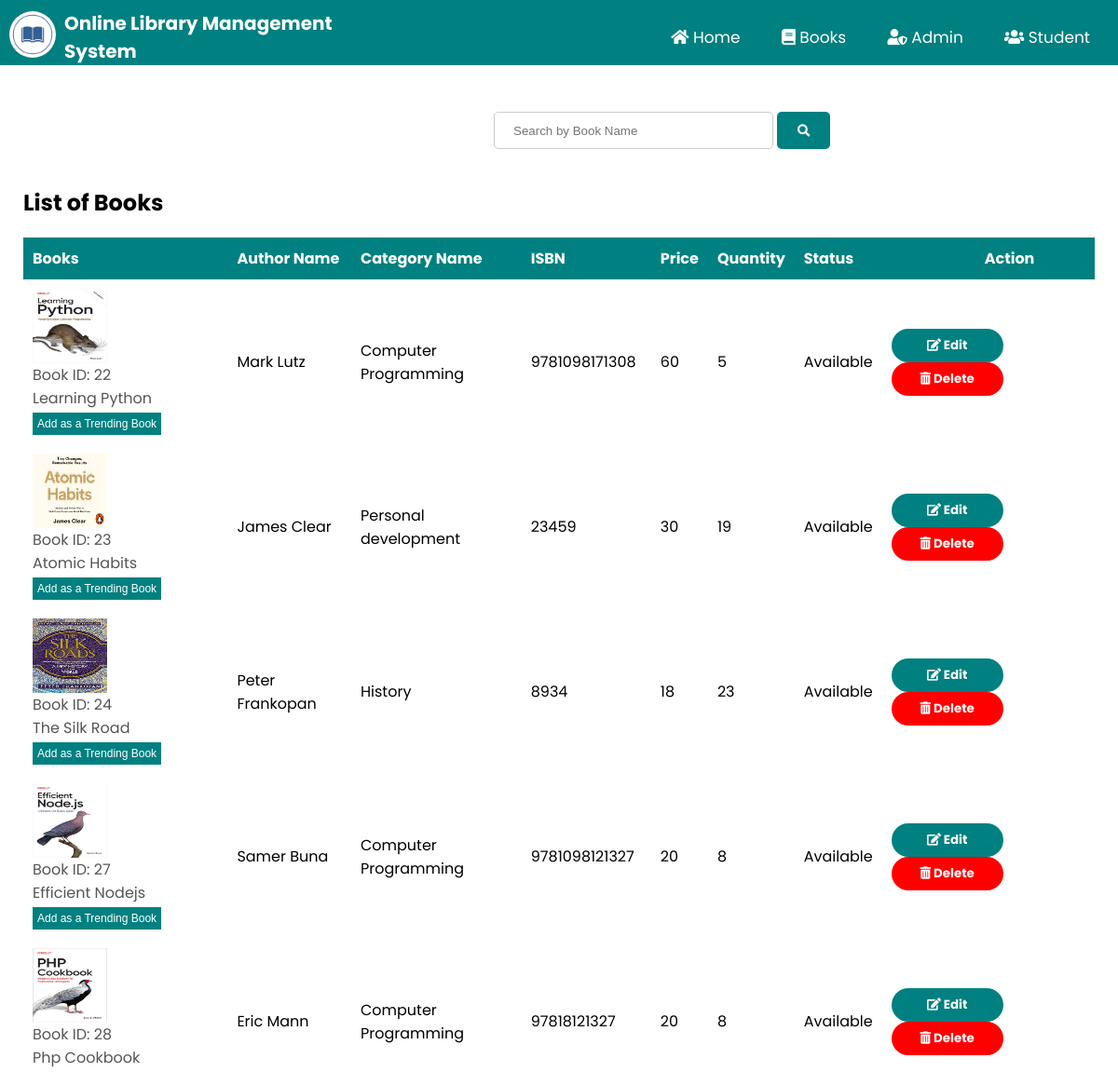
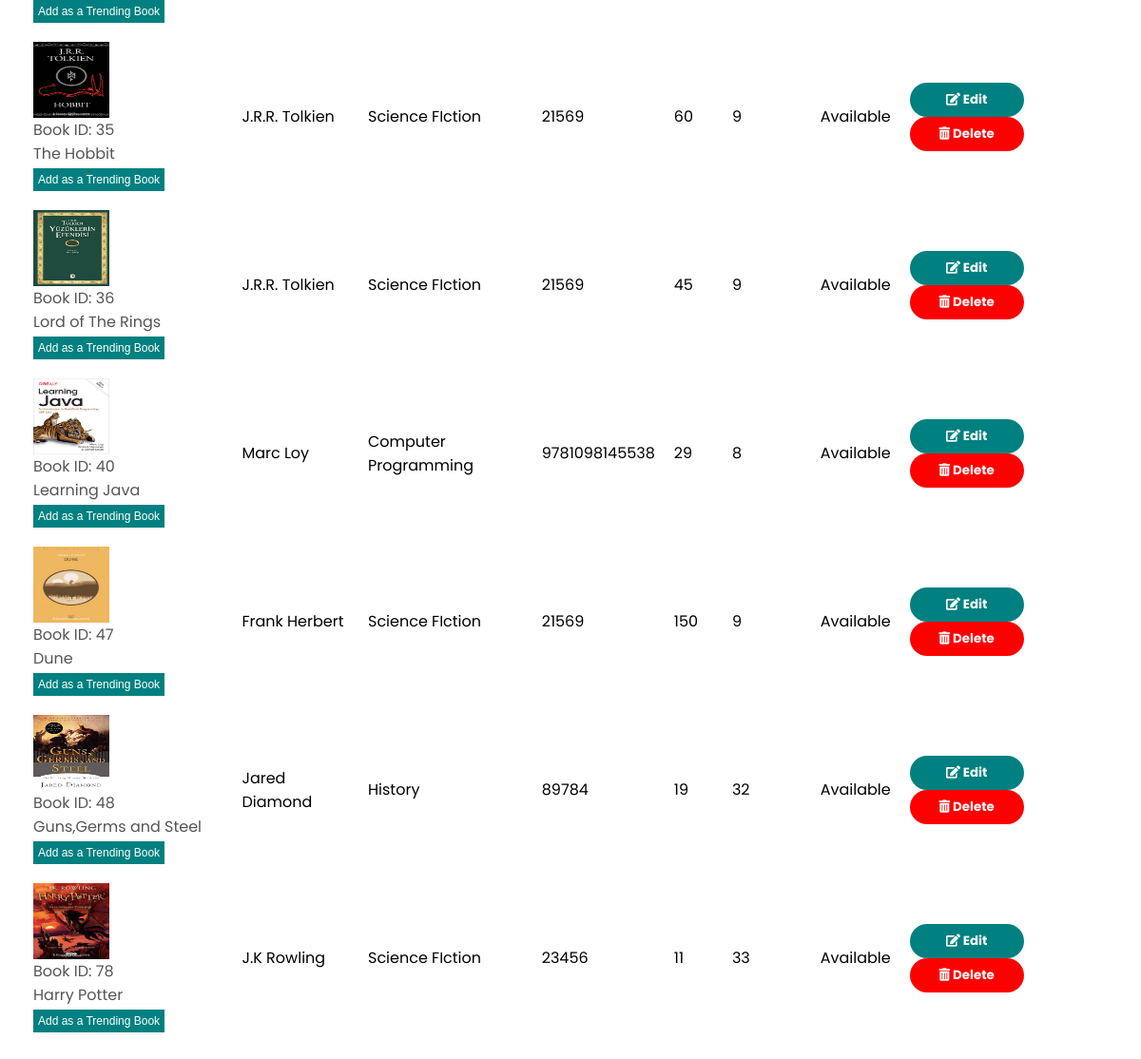
Page /php/manage_books.php on the committed database (2 pictures, top to bottom).
### tables this page shows
CREATE TABLE `books` (
  `bookid` int(100) NOT NULL,
  `bookpic` varchar(500) NOT NULL,
  `bookname` varchar(100) NOT NULL,
  `authorid` int(100) NOT NULL,
  `categoryid` int(100) NOT NULL,
  `ISBN` varchar(100) NOT NULL,
  `price` int(100) NOT NULL,
  `quantity` int(100) NOT NULL,
  `status` varchar(100) NOT NULL
);

CREATE TABLE `authors` (
  `authorid` int(111) NOT NULL,
  `authorname` varchar(111) NOT NULL
);

CREATE TABLE `category` (
  `categoryid` int(111) NOT NULL,
  `categoryname` varchar(111) NOT NULL
);

### php/manage_books.php (the view, shortened to what this page needs)
<?php
	include "connection.php";
    include "admin_navbar.php";
?>
<!DOCTYPE html>
<html lang="en">
<head>
    <link rel="stylesheet" href="https://cdnjs.cloudflare.com/ajax/libs/font-awesome/5.15.2/css/all.min.css" />
    <link rel="stylesheet" href="../css/style.css">
</head>
<body>
    <div class="search-bar admin-search">
        <form action="" method='post'>
            <input type="search" name='search' placeholder='Search by Book Name' required>
            <button type='submit' name='submit'><i class="fas fa-search"></i></button>
        </form>
    </div>
    <div class="request-table">
        <div class="request-container book-container">
            <h2 class="request-title student-info-title">List of Books</h2>
            <?php
		if(isset($_POST['submit']))
		{
			$q=mysqli_query($db,"SELECT books.bookpic,books.bookid,books.bookname,authors.authorname,category.categoryname,books.ISBN,books.price,quantity,status from  `books`join `authors` on authors.authorid=books.authorid join `category` on category.categoryid=books.categoryid  where bookname like '%$_POST[search]%'; ");
			if(mysqli_num_rows($q)==0)
			{
				echo "Sorry! No Books found. Try searching again";
			}
			else
			{
				echo "<table class='rtable booktable'>";
                echo "<tr style='background-color: teal;'>";
                echo "<th>"; echo "Books"; echo "</th>";
                echo "<th>"; echo "Author Name"; echo "</th>";
                echo "<th>"; echo "Category Name"; echo "</th>";
                echo "<th>"; echo "ISBN"; echo "</th>";
                echo "<th>"; echo "Price"; echo "</th>";
                echo "<th>"; echo "Quantity"; echo "</th>";
                echo "<th>"; echo "Status"; echo "</th>";
                echo "<th>"; echo "Action"; echo "</th>";
                echo "</tr>";
                while($row=mysqli_fetch_assoc($q))
                {
                    echo "<tr>";
                    echo "<td>
                    <div class='table-info'>
                        <img src='images/".$row['bookpic']."'>
                        <div>
                            <p>Book ID: ";echo $row['bookid'];echo"</p>
                            <p>";echo $row['bookname'];echo"</p>";?>
                            <a href="?req=<?php echo $row['bookid'];?>"><button type='submit' name='remove'>Add as a Trending Book</button></a>
                        </div>
                    </div>
                    </td><?php
                    echo "<td>"; echo $row['authorname']; echo "</td>";
                    echo "<td>"; echo $row['categoryname']; echo "</td>";
                    echo "<td>"; echo $row['ISBN']; echo "</td>";
                    echo "<td>"; echo $row['price']; echo "</td>";
                    echo "<td>"; echo $row['quantity']; echo "</td>";
                    echo "<td>"; echo $row['status']; echo "</td>";
                    echo "<td>";?><a href="edit_book.php?ed=<?php echo $row['bookid'];?>"><button style="font-weight:bold;" type="submit" name="submit1" class="btn btn-default actionbtn"><i class="fas fa-edit"></i> Edit
			        </button>
                    </a>
                    <a href="delete_book.php?del=<?php echo $row['bookid'];?>"><button onclick="del()" style="font-weight:bold;" type="submit" name="submit1" class="delbtn" ><i class="fas fa-trash-alt"></i> Delete
                        </button>
                    </a>
			        <?php
			        echo "</td>";
                    echo "</tr>";
                }
                echo "</table>";
		    }
		}
		else
		{
			$res=mysqli_query($db,"SELECT books.bookpic,books.bookid,books.bookname,authors.authorname,category.categoryname,books.ISBN,books.price,quantity,status from  `books`join `authors` on authors.authorid=books.authorid join `category` on category.categoryid=books.categoryid ;");
            echo "<table class='rtable booktable'>";
            echo "<tr style='background-color: teal;'>";
            echo "<th>"; echo "Books"; echo "</th>";
            echo "<th>"; echo "Author Name"; echo "</th>";
            echo "<th>"; echo "Category Name"; echo "</th>";
            echo "<th>"; echo "ISBN"; echo "</th>";
            echo "<th>"; echo "Price"; echo "</th>";
            echo "<th>"; echo "Quantity"; echo "</th>";
            echo "<th>"; echo "Status"; echo "</th>";
            echo "<th>"; echo "Action"; echo "</th>";
            echo "</tr>";
            while($row=mysqli_fetch_assoc($res))
            {
                echo "<tr>";
                    echo "<td>
                    <div class='table-info'>
                        <img src='../images/".$row['bookpic']."'>
                        <div>
                            <p>Book ID: ";echo $row['bookid'];echo"</p>
                            <p>";echo $row['bookname'];echo"</p>";?>
                            <a href="?req=<?php echo $row['bookid'];?>"><button type='submit' name='remove'>Add as a Trending Book</button></a>
                        </div>
                    </div>
                    </td><?php
                    echo "<td>"; echo $row['authorname']; echo "</td>";
                    echo "<td>"; echo $row['categoryname']; echo "</td>";
                    echo "<td>"; echo $row['ISBN']; echo "</td>";
                    echo "<td>"; echo $row['price']; echo "</td>";
                    echo "<td>"; echo $row['quantity']; echo "</td>";
                    echo "<td>"; echo $row['status']; echo "</td>";
                    echo "<td>";?><a href="edit_book.php?ed=<?php echo $row['bookid'];?>"><button style="font-weight:bold;" type="submit" name="submit1" class="btn btn-default actionbtn"><i class="fas fa-edit"></i> Edit
			        </button>
                    </a>
                    <a href="delete_book.php?del=<?php echo $row['bookid'];?>"><button onclick="del()" style="font-weight:bold;" type="submit" name="submit1" class="delbtn" ><i class="fas fa-trash-alt"></i> Delete
                        </button>
                    </a>
			        <?php
			        echo "</td>";
                    echo "</tr>";
            }
            echo "</table>";
            }
        ?>
        </div>
    </div>
</body>
</html>

### css/style.css (style rules this page uses)
html { scroll-behavior: smooth; }
* { margin: 0; padding: 0; box-sizing: border-box; }
body { font-family: 'Poppins', sans-serif; }
a { text-decoration: none; color: #fff; font-size: 17px; }
p { color: #555; }
.profile-table tr,td { border: none; padding: 10px; }
.btn-default { margin-top: 20px; margin-left: 60px; width: 150px; cursor: pointer; outline: none; border: none; }
.search-bar { margin-left: 480px; }
.search-bar input { border-radius: 5px; height: 40px; padding: 10px; padding-left: 20px; }
.search-bar button { width: 57px; padding: 10px; height: 40px; background-color: teal; color: white; border: none; border-radius: 5px; cursor: pointer; transition: 0.4s; outline: none; }
.admin-search { padding-top: 40px; margin-left: 530px; }
.btn { font-family: 'Poppins', sans-serif; }
.request-table { padding-bottom: 500px; }
.request-container { max-width: 1300px; margin: auto; padding-left: 25px; padding-right: 25px; }
.book-container { max-width: 1400px; }
.request-container .request-title { padding-top: 100px; }
.request-container .student-info-title { padding-top: 30px; }
.rtable { width: 100%; margin-top: 20px; border-collapse: collapse; }
.rtable th { text-align: left; color: white; padding: 10px; }
.booktable th:last-child { padding-left: 110px; }
.table-info { display: flex; flex-wrap: wrap; }
.rtable td img { width: 80px; height: 80px; margin-right: 10px; }
.table-info button { background-color: teal; font-size: 12px; padding: 5px; border: none; color: white; cursor: pointer; }
.actionbtn { padding: 10px; margin: 0; }
.booktable .actionbtn { width: 120px; }
.delbtn { background-color: red; color: #fff; padding: 8px 30px; border-radius: 30px; transition: background-color 0.4s; outline: none; border: none; cursor: pointer; width: 150px; font-family: 'Poppins', sans-serif; }
.booktable .delbtn { width: 120px; }
form input { width: 300px; height: 30px; margin: 10px 0; padding: 0 10px; border: 1px solid #ccc; }
.btn { display: inline-block; background-color: teal; color: #fff; padding: 8px 30px; border-radius: 30px; transition: background-color 0.4s; outline: none; }

### rows in the picture
books: bookpic (picture), bookid "22", bookname "Learning Python", authorid.authorname "Mark Lutz", categoryid.categoryname "Computer Programming", ISBN "9781098171308", price "60", quantity "5", status "Available"
books: bookpic (picture), bookid "23", bookname "Atomic Habits", authorid.authorname "James Clear", categoryid.categoryname "Personal development", ISBN "23459", price "30", quantity "19", status "Available"
books: bookpic (picture), bookid "24", bookname "The Silk Road", authorid.authorname "Peter Frankopan", categoryid.categoryname "History", ISBN "8934", price "18", quantity "23", status "Available"
books: bookpic (picture), bookid "27", bookname "Efficient Nodejs", authorid.authorname "Samer Buna", categoryid.categoryname "Computer Programming", ISBN "9781098121327", price "20", quantity "8", status "Available"
books: bookpic (picture), bookid "28", bookname "Php Cookbook", authorid.authorname "Eric Mann", categoryid.categoryname "Computer Programming", ISBN "97818121327", price "20", quantity "8", status "Available"
books: bookpic (picture), bookid "35", bookname "The Hobbit", authorid.authorname "J.R.R. Tolkien", categoryid.categoryname "Science FIction", ISBN "21569", price "60", quantity "9", status "Available"
books: bookpic (picture), bookid "36", bookname "Lord of The Rings", authorid.authorname "J.R.R. Tolkien", categoryid.categoryname "Science FIction", ISBN "21569", price "45", quantity "9", status "Available"
books: bookpic (picture), bookid "40", bookname "Learning Java", authorid.authorname "Marc Loy", categoryid.categoryname "Computer Programming", ISBN "9781098145538", price "29", quantity "8", status "Available"
books: bookpic (picture), bookid "47", bookname "Dune", authorid.authorname "Frank Herbert", categoryid.categoryname "Science FIction", ISBN "21569", price "150", quantity "9", status "Available"
books: bookpic (picture), bookid "48", bookname "Guns,Germs and Steel", authorid.authorname "Jared Diamond", categoryid.categoryname "History", ISBN "89784", price "19", quantity "32", status "Available"
books: bookpic (picture), bookid "78", bookname "Harry Potter", authorid.authorname "J.K Rowling", categoryid.categoryname "Science FIction", ISBN "23456", price "11", quantity "33", status "Available"
